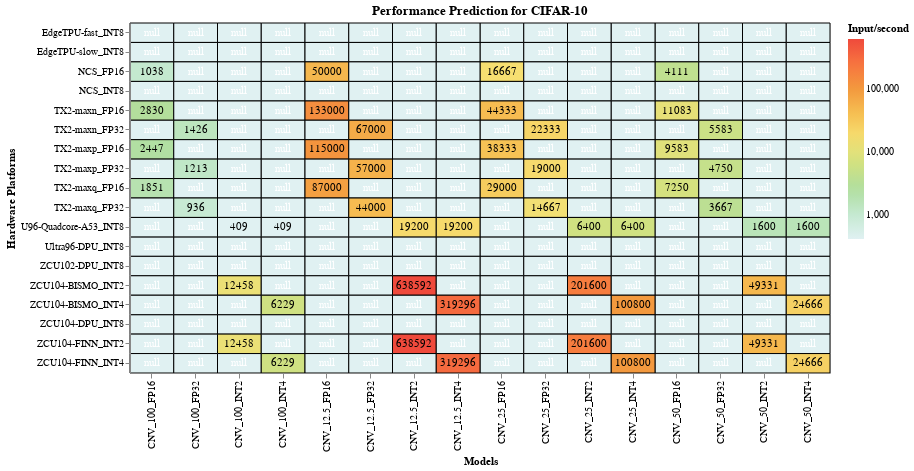

The cell this chart's notebook holds for it:
### Markdown cell above
Finally, for CIFAR-10, quantization combined with pruning deliver some of best performance results

### Code cell
#hide_input
%run scripts/altair_plots.py  #run the heatmaps script
#load cifar10 dataset and plot it
#heatmap(pd.read_csv("data/cleaned_csv/performance_prediction_cifar10.csv"), 'pink','Performance Prediction for CIFAR-10')
heatmap('data/performance_predictions_imagenet_mnist_cifar.csv', 'cifar', 'Performance Prediction for CIFAR-10')

### Figure 1 — Vega-Lite specification as saved in the notebook (floating-point values rounded to 4 significant figures; data arrays with more than 128 entries replaced by an {"elided": "..."} marker saying what was removed)
{"config": {"view": {"continuousWidth": 400, "continuousHeight": 300}}, "layer": [{"mark": {"type": "rect", "invalid": null, "stroke": "black", "strokeWidth": 1}, "encoding": {"color": {"type": "quantitative", "field": "values", "scale": {"scheme": "lightmulti", "type": "log"}, "title": "Input/second"}, "tooltip": [{"type": "quantitative", "field": "values", "title": "Input/sec"}, {"type": "nominal", "field": "x", "title": "Model"}, {"type": "nominal", "field": "y", "title": "Hardware Platform"}], "x": {"type": "ordinal", "field": "x", "title": "Models"}, "y": {"type": "ordinal", "field": "y", "title": "Hardware Platforms"}}, "height": 350, "selection": {"selector013": {"type": "single", "on": "mouseover", "nearest": true}}, "title": "Performance Prediction for CIFAR-10", "width": 700}, {"mark": {"type": "text", "color": "white"}, "encoding": {"color": {"condition": {"value": "black", "test": "(datum.values > 1)"}, "value": "white"}, "text": {"type": "quantitative", "field": "values", "format": ".0f"}, "tooltip": [{"type": "quantitative", "field": "values", "format": ".0f", "title": "Input/sec"}, {"type": "nominal", "field": "x", "title": "Model"}, {"type": "nominal", "field": "y", "title": "Hardware Platform"}], "x": {"type": "ordinal", "field": "x", "title": "Models"}, "y": {"type": "ordinal", "field": "y", "title": "Hardware Platforms"}}}], "data": {"name": "data-2eb5822cf78edfbb4e1a413198add0bd"}, "$schema": "https://vega.github.io/schema/vega-lite/v4.8.1.json", "datasets": {"data-2eb5822cf78edfbb4e1a413198add0bd": {"elided": "288 records"}}}
